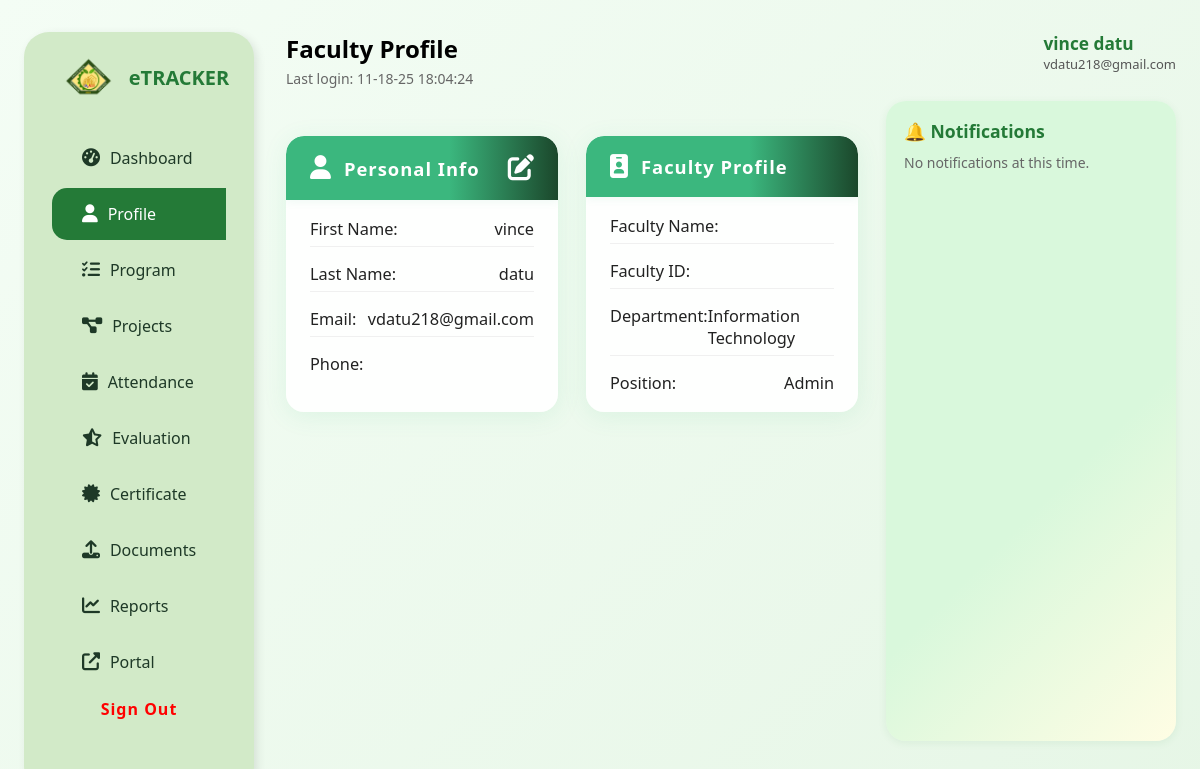
The app's page /FACULTY/profile.php (signed in) with its own data.
### tables this page shows
CREATE TABLE `faculty` (
  `id` int(11) NOT NULL AUTO_INCREMENT,
  `user_id` int(11) DEFAULT NULL,
  `department` varchar(100) DEFAULT NULL,
  `position` varchar(100) DEFAULT NULL,
  `created_at` timestamp NOT NULL DEFAULT current_timestamp(),
  `faculty_name` varchar(100) DEFAULT NULL,
  `faculty_id` varchar(50) DEFAULT NULL,
  PRIMARY KEY (`id`),
  KEY `faculty_ibfk_1` (`user_id`),
  CONSTRAINT `faculty_ibfk_1` FOREIGN KEY (`user_id`) REFERENCES `users` (`id`) ON DELETE CASCADE
);

CREATE TABLE `users` (
  `id` int(11) NOT NULL AUTO_INCREMENT,
  `firstname` varchar(100) DEFAULT NULL,
  `lastname` varchar(100) DEFAULT NULL,
  `email` varchar(255) DEFAULT NULL,
  `password` varchar(255) DEFAULT NULL,
  `department_id` int(11) DEFAULT NULL,
  `role` enum('admin','faculty','student') DEFAULT NULL,
  `created_at` timestamp NOT NULL DEFAULT current_timestamp(),
  `phone` varchar(20) DEFAULT NULL,
  `department` varchar(100) DEFAULT NULL,
  `comm_preference` enum('email','sms') DEFAULT 'email',
  `verification_status` enum('verified','unverified') DEFAULT 'unverified',
  PRIMARY KEY (`id`),
  KEY `department_id` (`department_id`),
  CONSTRAINT `users_ibfk_1` FOREIGN KEY (`department_id`) REFERENCES `departments` (`department_id`) ON DELETE CASCADE
);

### FACULTY/profile.php (the view, shortened to what this page needs)
<?php
require 'db.php';
$user_id = $_SESSION['user_id'] ?? null;
$faculty_profile = null;
$notifications = [];
if ($user_id) {
    $sql = "SELECT
                u.firstname, u.lastname, u.email, u.phone, u.department AS user_department,
                f.faculty_name, f.faculty_id, f.department AS faculty_department, f.position
            FROM users u
            JOIN faculty f ON u.id = f.user_id
            WHERE u.id = ?";
    $stmt = $conn->prepare($sql);
    $stmt->bind_param("i", $user_id);
    $stmt->execute();
    $result = $stmt->get_result();
    $faculty_profile = $result->fetch_assoc();
}
?>
<!DOCTYPE html>
<html lang="en">
<head>
  <link rel="stylesheet" href="https://cdnjs.cloudflare.com/ajax/libs/font-awesome/6.5.0/css/all.min.css">
  <link rel="stylesheet" href="profile.css" />
</head>
<body>
  <div class="container">
    <aside class="sidebar">
      <div class="logo">
        <img src="logo.png" alt="Logo" class="logo-img" />
        <span class="logo-text">eTRACKER</span>
      </div>
      <nav>
        <ul>
          <li><a href="Dashboard.php"><i class="fas fa-tachometer-alt"></i> Dashboard</a></li>
          <li class="active"><a href="profile.php"><i class="fas fa-user"></i> Profile</a></li>
          <li><a href="Programs.php"><i class="fas fa-tasks"></i> Program</a></li>
          <li><a href="Projects.php"><i class="fas fa-project-diagram"></i> Projects</a></li>
          <li><a href="Attendance.php"><i class="fas fa-calendar-check"></i> Attendance</a></li>
          <li><a href="Evaluation.php"><i class="fas fa-star-half-alt"></i> Evaluation</a></li>
          <li><a href="certificates.php"><i class="fas fa-certificate"></i> Certificate</a></li>
          <li><a href="upload.php"><i class="fas fa-upload"></i> Documents </a></li>
          <li><a href="reports.php"><i class="fas fa-chart-line"></i> Reports</a></li>
           <li><a href="../portal/home/home.html"><i class="fas fa-external-link-alt"></i> Portal</a></li>
        </ul>
        <div class="sign-out" style="position: absolute; bottom: 30px; left: 0; width: 100%; text-align: center;">
          <a href="../register/logout.php" style="color: inherit; text-decoration: none; display: block; padding: 12px 0;">Sign Out</a>
        </div>
      </nav>
    </aside>
    <div class="main-grid">
      <div class="main-content">
        <div class="topbar">
          <div>
            <h2>Faculty Profile</h2>
            <div class="last-login">Last login: <?php echo date('m-d-y H:i:s'); ?></div>
          </div>
        </div>
        <div class="profile-sections-grid">
          <div class="profile-card-section">
            <div class="section-header">
              <i class="fas fa-user"></i>
              <span>Personal Info</span>
              <button class="edit-btn" onclick="editPersonalInfo()" title="Edit Personal Info">
                <i class="fas fa-edit"></i>
              </button>
            </div>
            <div class="section-content">
              <div class="info-row"><span>First Name:</span> <?php echo htmlspecialchars($faculty_profile['firstname'] ?? ''); ?></div>
              <div class="info-row"><span>Last Name:</span> <?php echo htmlspecialchars($faculty_profile['lastname'] ?? ''); ?></div>
              <div class="info-row"><span>Email:</span> <?php echo htmlspecialchars($faculty_profile['email'] ?? ''); ?></div>
              <div class="info-row"><span>Phone:</span> <?php echo htmlspecialchars($faculty_profile['phone'] ?? ''); ?></div>
            </div>
          </div>
          <div class="profile-card-section">
            <div class="section-header">
              <i class="fas fa-id-badge"></i>
              <span>Faculty Profile</span>
            </div>
            <div class="section-content">
              <div class="info-row"><span>Faculty Name:</span> <?php echo htmlspecialchars($faculty_profile['faculty_name'] ?? ''); ?></div>
              <div class="info-row"><span>Faculty ID:</span> <?php echo htmlspecialchars($faculty_profile['faculty_id'] ?? ''); ?></div>
              <div class="info-row"><span>Department:</span> <?php echo htmlspecialchars($faculty_profile['faculty_department'] ?? ''); ?></div>
              <div class="info-row"><span>Position:</span> <?php echo htmlspecialchars($faculty_profile['position'] ?? ''); ?></div>
            </div>
          </div>
        </div>
      </div>
      <div class="right-panel">
        <div class="top-actions">
          <div class="user-info">
            <div class="name"><?php echo htmlspecialchars(($faculty_profile['firstname'] ?? '') . ' ' . ($faculty_profile['lastname'] ?? '')); ?></div>
            <div class="email"><?php echo htmlspecialchars($faculty_profile['email'] ?? ''); ?></div>
          </div>
        </div>
        <div class="notifications">
          <h3>🔔 Notifications</h3>
          <?php if (empty($notifications)) { ?>
            <p class="no-notifications">No notifications at this time.</p>
          <?php } ?>
        </div>
      </div>
    </div>
  </div>
</body>
</html>

### FACULTY/profile.css (style rules this page uses)
* { margin: 0; padding: 0; box-sizing: border-box; }
body { font-family: 'Segoe UI', sans-serif; background: linear-gradient(135deg, #f4fdf5 0%, #e6f6e6 100%); min-height: 100vh; }
.container { display: flex; gap: 32px; padding: 32px 24px; }
.sidebar { width: 230px; height: 95vh; background-color: #d2eac8; border-radius: 25px; box-shadow: 3px 3px 10px rgba(0, 0, 0, 0.1); padding: 20px 0; display: flex; flex-direction: column; align-items: center; position: sticky; top: 20px; }
.sidebar .logo { display: flex; align-items: center; font-size: 30px; font-weight: bold; color: #247a37; margin-bottom: 30px; }
.logo-img { width: 80px; height: 50px; object-fit: contain; }
.logo-text { font-size: 20px; }
.sidebar nav ul { list-style: none; width: 100%; padding: 0; }
.sidebar nav ul li { padding: 15px 30px; display: flex; align-items: center; gap: 10px; cursor: pointer; color: #1e3927; transition: all 0.2s ease; border-radius: 15px 0 0 15px; margin-bottom: 4px; }
.sidebar nav ul li a { color: inherit; text-decoration: none; font: inherit; width: 100%; display: flex; align-items: center; gap: 10px; transition: color 0.2s; }
.sidebar nav ul li.active a, .sidebar nav ul li:hover a { color: #fff; }
.sidebar nav ul li.active, .sidebar nav ul li:hover { background-color: #247a37; color: #ffffff; }
.sidebar nav ul li i { font-style: normal; font-size: 18px; }
.sign-out { margin-top: auto; margin-bottom: 20px; padding: 10px 20px; color: red; cursor: pointer; border-radius: 16px; font-weight: 600; background: none; box-shadow: none; letter-spacing: 1px; border: none; transition: background 0.2s, color 0.2s, transform 0.18s; }
.main-grid { display: grid; grid-template-columns: 1fr 290px; flex: 1; gap: 28px; }
.main-content { display: flex; flex-direction: column; flex: 1; animation: fadeInUp 1.1s; }
.topbar { display: flex; justify-content: space-between; align-items: flex-start; margin-bottom: 24px; animation: fadeInDown 1.1s; }
.last-login { font-size: 14px; color: #666; margin-top: 4px; }
.right-panel { display: flex; flex-direction: column; align-items: flex-end; gap: 18px; animation: fadeInRight 1.1s; }
.user-info .name { font-weight: bold; font-size: 1.08rem; color: #247a37; }
.user-info .email { font-size: 13px; color: #555; }
.notifications { margin-top: 10px; background: linear-gradient(135deg, #d9f8dc 60%, #fffde4 100%); padding: 18px; border-radius: 20px; box-shadow: 0 2px 8px rgba(36, 122, 55, 0.08); width: 100%; min-width: 0; max-width: unset; animation: fadeInUp 1.3s; box-sizing: border-box; align-self: stretch; height:80vh }
.notifications h3 { margin-bottom: 10px; color: #247a37; font-size: 1.1rem; }
.no-notifications { font-size: 14px; color: #666; }
.top-actions { display: flex; align-items: center; gap: 12px; }
.profile-sections-grid { display: grid; grid-template-columns: repeat(auto-fit, minmax(270px, 1fr)); gap: 28px; margin-top: 24px; }
.profile-card-section { background: rgba(255,255,255,0.95); border-radius: 18px; box-shadow: 0 4px 24px rgba(59,183,126,0.10); padding: 0 0 18px 0; transition: box-shadow 0.18s, transform 0.18s; position: relative; overflow: hidden; }
.section-header { display: flex; align-items: center; gap: 12px; background: linear-gradient(90deg, #3bb77e 60%, #1b472b 100%); color: #fff; font-size: 1.15rem; font-weight: 700; padding: 18px 24px; border-radius: 18px 18px 0 0; letter-spacing: 1px; box-shadow: 0 2px 8px rgba(59,183,126,0.08); }
.edit-btn { margin-left: auto; background: transparent; border: none; color: #fff; font-size: 1.1em; cursor: pointer; transition: color 0.18s; }
.section-header i { font-size: 1.3em; }
.section-content { padding: 18px 24px 0 24px; display: flex; flex-direction: column; gap: 10px; }
.info-row { display: flex; justify-content: space-between; font-size: 1.02rem; color: #222; border-bottom: 1px solid #f0f0f0; padding-bottom: 6px; margin-bottom: 6px; }
.info-row:last-child { border-bottom: none; margin-bottom: 0; padding-bottom: 0; }

### records on screen
faculty: user.firstname "vince", user.lastname "datu", user.email "vdatu218@gmail.com", department "Information Technology", position "Admin", user.lastname "vince datu"
